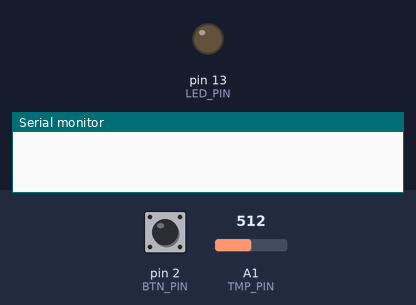
This sketch was run on a simulated Arduino Uno, built with avr-gcc and run on an emulated ATmega328P. Shown: output pins drawn as LEDs (lit = HIGH), the last lines printed to the serial monitor. The test bench sets the inputs (shaded band); at power-on: pin 2 (BTN_PIN) LOW, A1 (TMP_PIN) = 512.

Above: at 1.2 s.
1.3 s: pin 2 (BTN_PIN) pulled HIGH for 0.15 s
At 2.0 s:
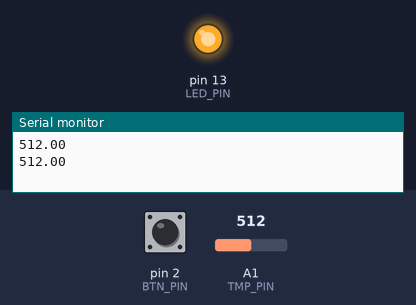
Timing chart, 0 to 4.3 s (numbered marks = the images above; inputs shaded):
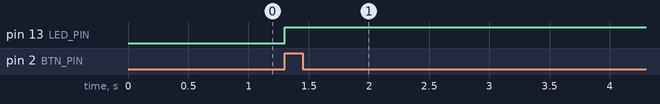

The sketch:

Task_1.2p.ino
```cpp
// C++ code
//

const byte TMP_PIN = A1;
const byte LED_PIN = 13;
const byte BTN_PIN = 2;

void setup()
{
  pinMode(TMP_PIN, INPUT);
  pinMode(LED_PIN, OUTPUT);
  Serial.begin(9600);
  attachInterrupt(digitalPinToInterrupt(BTN_PIN), interrupt, CHANGE);
}

void loop()
{

}

void interrupt()
{
  double temp = analogRead(TMP_PIN);
  if (temp > 250) {
  	digitalWrite(LED_PIN, HIGH);
  }
  else { digitalWrite(LED_PIN, LOW); }

  Serial.print(temp);
  Serial.println();
}
```

Measured:
- after the input at 1.3 s, pin 13 (LED_PIN): LOW → HIGH at once
